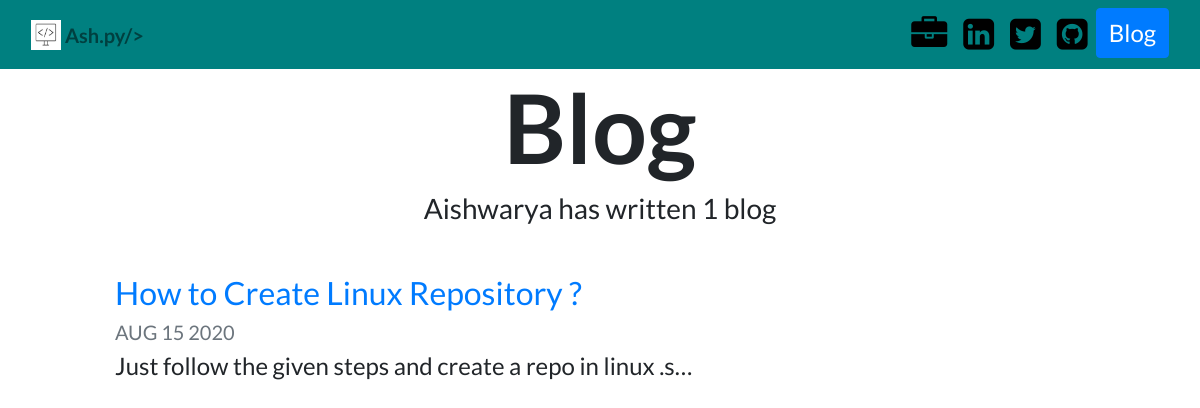
Screenshot of /blog/ with the database file from the repository.
### blog/models.py (models this page shows, shortened)
class Blog(models.Model):
    title = models.CharField(max_length=250)
    Description = models.TextField()
    Date = models.DateField()

### blog/views.py (the view)
# urls.py: path('', views.all_blogs, name='all_blogs'),
def all_blogs(request):
    blogs = Blog.objects.order_by('-Date')
    return render(request, 'blog/all_blogs.html', {'blogs':blogs})

### blog/templates/blog/all_blogs.html
{% extends "portfolio/base.html" %}
{% load static %}
{% block content %}
<h1 id="blogtitle" class="font-weight-bold text-center">Blog</h1>
<h3 class="text-center mb-5">Aishwarya has written {{ blogs.count }} blog{{ blogs.count|pluralize }}</h3>
{% for blog in blogs %}
<div class="row justify-content-center my-3">
  <div class="col-md-10">
    <a href="{% url 'blog:detail' blog.id %}">
      <h2>{{ blog.title }}</h2>
    </a>
    <h5 class="text-muted">{{ blog.Date|date:'M d Y'|upper }}</h5>
    <h4>{{ blog.Description|striptags|truncatechars:100 }}</h4>
  </div>
</div>
{% endfor %}
{% endblock %}

### portfolio/static/portfolio/custom.css (style rules this page uses)
body { font-family: 'Lato', sans-serif; font-size: $base-font-size; line-height: $base-line-height; }
#blogtitle { font-size: 6rem; }

### rows the page displays
Blog: title "How to Create Linux Repository ?", Date "AUG 15 2020", Description "Just follow the given steps and create a repo in linux .s…"

### other values shown
{{ blogs.count }} "1"
